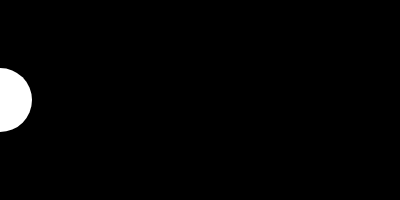
Frame 1 (no input)
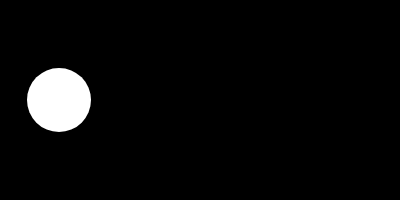
Frame 60 (no input)
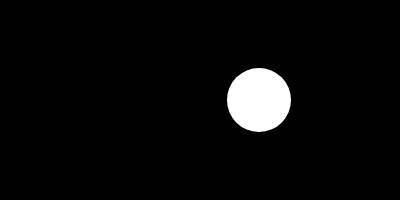
Frame 120 (the mouse pressed at the canvas centre since frame 60)

The p5.js sketch that drew these frames (run headless with seeded random() and noise() and a simulated clock; from frame 60 on, the mouse is pressed at the canvas centre):

// p5.js sketch
// ── sketch.js
// https://editor.p5js.org/jht9629-nyu/sketches/rXhPgZ1k6
// 2.2.3 circleX ui span coordinates xy colors rgb
// reporting variable values, cooridinates and colors

// global variables
let circleX = 0;
let circleY = 100;
let diam = 64;

function setup() {
  createCanvas(400, 200).mousePressed(function() {
    circleX = mouseX;
    circleY = mouseY;
  });
  create_ui();
}

function draw() {
  background(0);
  noStroke();
  fill(255);
  circle(circleX, circleY, diam);
  circleX = (circleX + 1) % width;
  update_ui();
}

function create_ui() {
  createSpan('click on canvas to move the circle')
  createElement('br');
  createButton('diam 50').mousePressed(function() {
    diam = 50;
  });
  createButton('diam 100').mousePressed(function() {
    diam = 100;
  });
  createElement('br');
  createSpan().id('id_circleX');
  createSpan().id('id_circleY');
  createElement('br');
  createSpan().id('id_mx');
  createSpan().id('id_my');
  createSpan().id('id_rgba');
}

function update_ui() {
  select('#id_circleX').html('[circleX=' + circleX + '] ')
  select('#id_circleY').html('[circleY=' + circleY + '] ')
  select('#id_mx').html('[mouseX=' + mouseX + '] ')
  select('#id_my').html('[mouseY=' + mouseY + '] ')
  select('#id_rgba').html('[RGBA=' + get(mouseX, mouseY) + '] ')
}

// https://editor.p5js.org/jht1493/sketches/UhNMB6GQO
// 2.2.3 circleX width ui

// https://editor.p5js.org/jht1493/sketches/UhNMB6GQO
// 2.2.3 circleX % width ui

// https://editor.p5js.org/jht1493/sketches/CwYDz_4N2
// 2.2.2 variable circleX % width

// https://editor.p5js.org/jht1493/sketches/v9zsQFPqN
// 2.2 variable circleX

// Make Your Own (Make Your Own Variable)
// Code! Programming with p5.js
// The Coding Train / Daniel Shiffman
// https://thecodingtrain.com/beginners/p5js/2.2-make-your-own.html
// https://youtu.be/dRhXIIFp-ys

// Make Your Own Variable: https://editor.p5js.org/codingtrain/sketches/xPXNdPy17
// Growing Circle Exercise: https://editor.p5js.org/codingtrain/sketches/ehbMJ-otC
